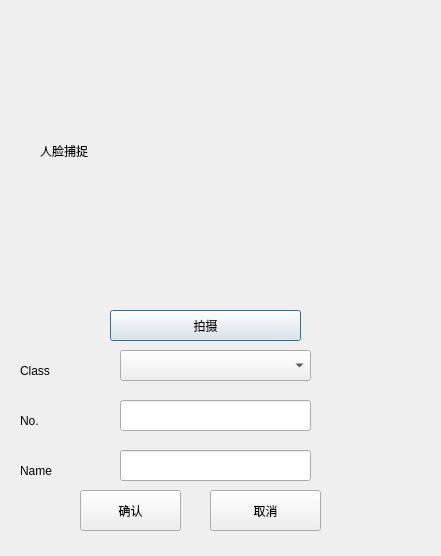
<?xml version="1.0" encoding="UTF-8"?>
<ui version="4.0">
 <class>Dialog</class>
 <widget class="QDialog" name="Dialog">
  <property name="geometry">
   <rect>
    <x>0</x>
    <y>0</y>
    <width>441</width>
    <height>556</height>
   </rect>
  </property>
  <property name="windowTitle">
   <string>Dialog</string>
  </property>
  <widget class="QLabel" name="label">
   <property name="geometry">
    <rect>
     <x>40</x>
     <y>0</y>
     <width>341</width>
     <height>301</height>
    </rect>
   </property>
   <property name="text">
    <string>人脸捕捉</string>
   </property>
  </widget>
  <widget class="QPushButton" name="pushButton">
   <property name="geometry">
    <rect>
     <x>110</x>
     <y>310</y>
     <width>191</width>
     <height>31</height>
    </rect>
   </property>
   <property name="text">
    <string>拍摄</string>
   </property>
  </widget>
  <widget class="QLabel" name="label_2">
   <property name="geometry">
    <rect>
     <x>20</x>
     <y>400</y>
     <width>71</width>
     <height>41</height>
    </rect>
   </property>
   <property name="text">
    <string>No.</string>
   </property>
  </widget>
  <widget class="QLabel" name="label_3">
   <property name="geometry">
    <rect>
     <x>20</x>
     <y>450</y>
     <width>61</width>
     <height>41</height>
    </rect>
   </property>
   <property name="text">
    <string>Name</string>
   </property>
  </widget>
  <widget class="QLabel" name="label_4">
   <property name="geometry">
    <rect>
     <x>20</x>
     <y>350</y>
     <width>71</width>
     <height>41</height>
    </rect>
   </property>
   <property name="text">
    <string>Class</string>
   </property>
  </widget>
  <widget class="QLineEdit" name="lineEdit">
   <property name="geometry">
    <rect>
     <x>120</x>
     <y>400</y>
     <width>191</width>
     <height>31</height>
    </rect>
   </property>
  </widget>
  <widget class="QLineEdit" name="lineEdit_2">
   <property name="geometry">
    <rect>
     <x>120</x>
     <y>450</y>
     <width>191</width>
     <height>31</height>
    </rect>
   </property>
  </widget>
  <widget class="QPushButton" name="pushButton_2">
   <property name="geometry">
    <rect>
     <x>80</x>
     <y>490</y>
     <width>101</width>
     <height>41</height>
    </rect>
   </property>
   <property name="text">
    <string>确认</string>
   </property>
  </widget>
  <widget class="QPushButton" name="pushButton_3">
   <property name="geometry">
    <rect>
     <x>210</x>
     <y>490</y>
     <width>111</width>
     <height>41</height>
    </rect>
   </property>
   <property name="text">
    <string>取消</string>
   </property>
  </widget>
  <widget class="QComboBox" name="comboBox">
   <property name="geometry">
    <rect>
     <x>120</x>
     <y>350</y>
     <width>191</width>
     <height>31</height>
    </rect>
   </property>
  </widget>
 </widget>
 <resources/>
 <connections/>
</ui>
